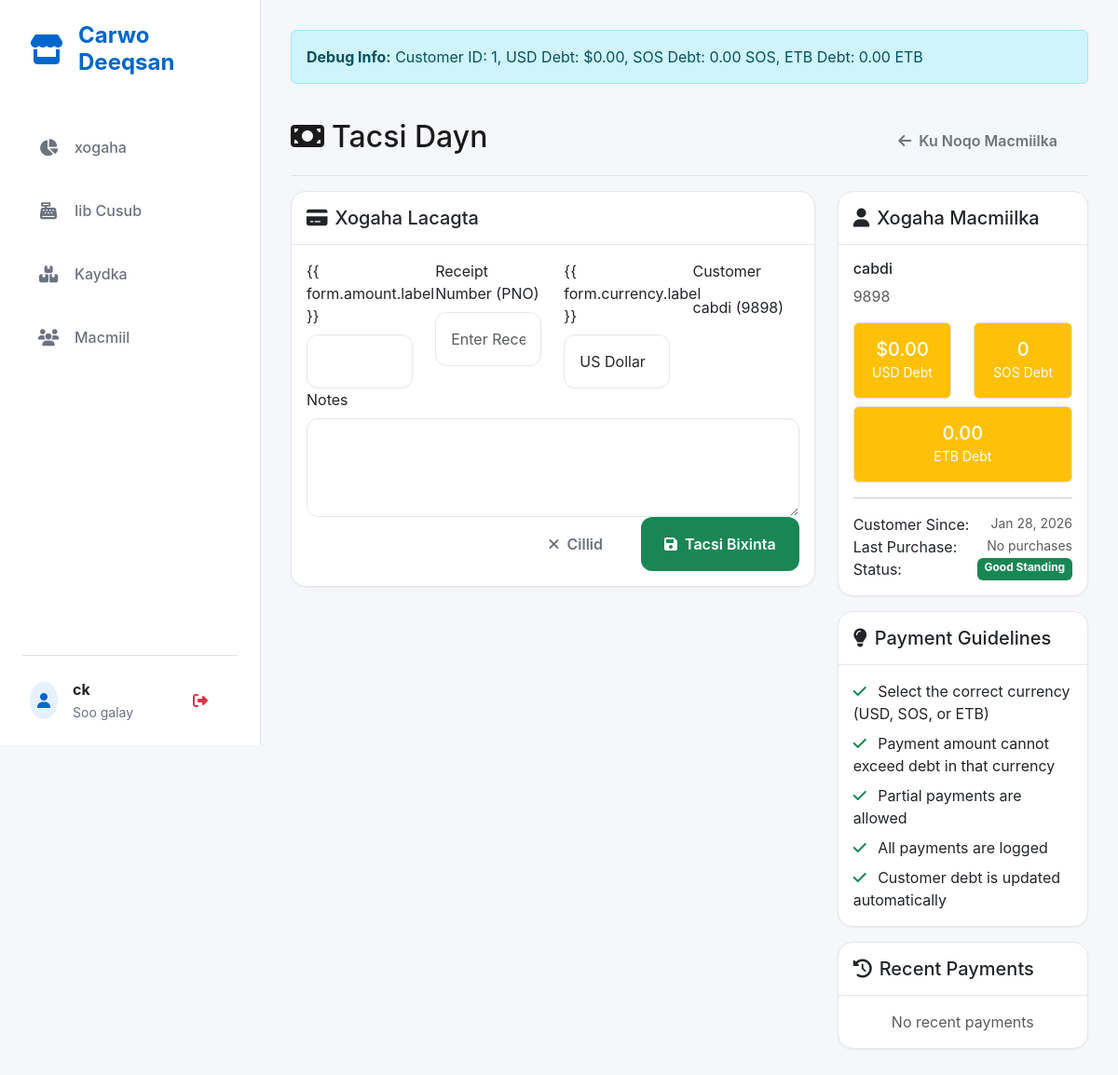
Page /customers/1/payment/ (signed in) on the earlier database version.
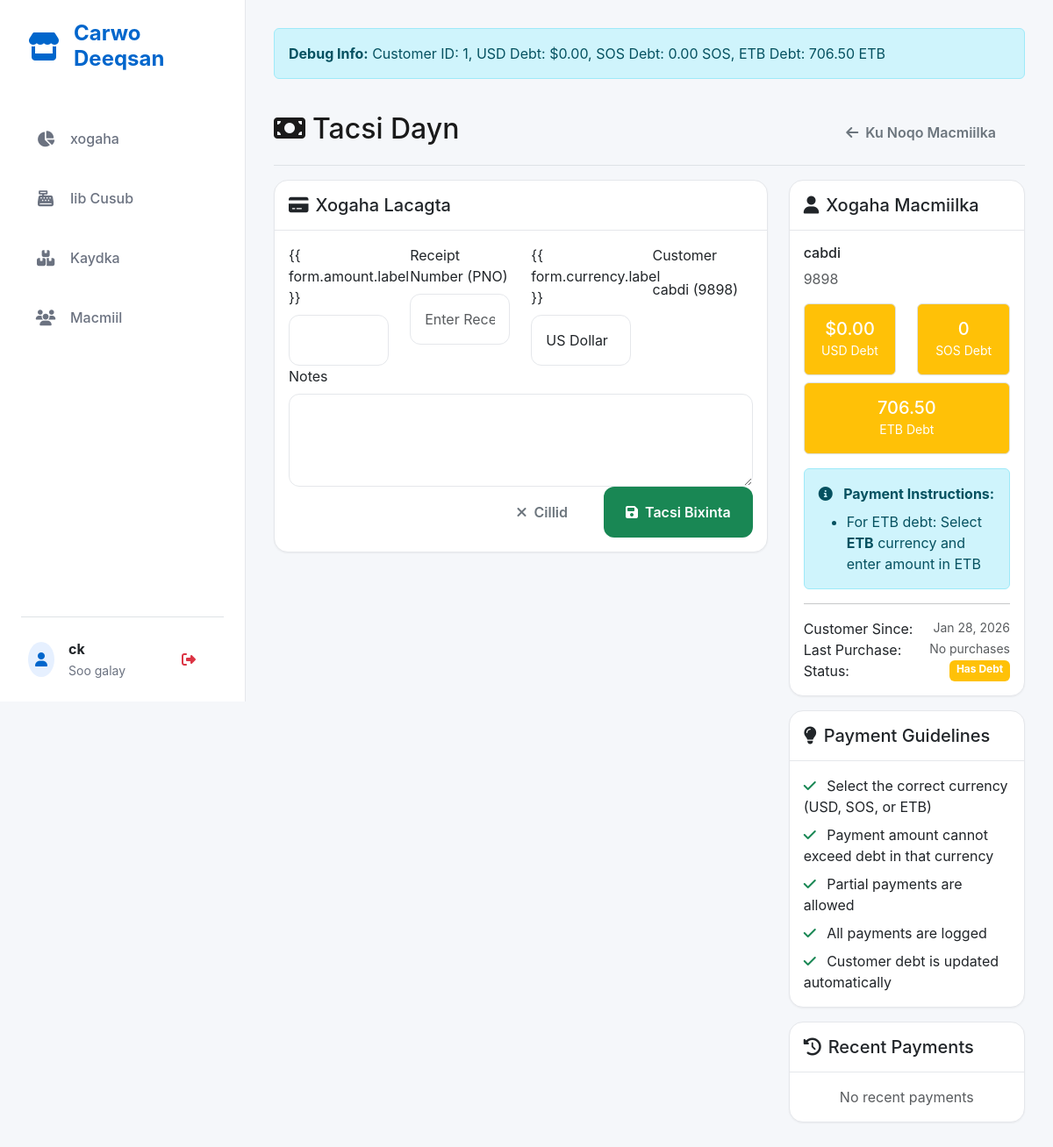
Same page on the later database version.
### core/models.py (models this page shows, shortened)
class Customer(models.Model):
    name = models.CharField(max_length=200, blank=True, null=True)
    phone = models.CharField(max_length=15, blank=True, null=True)
    pno = models.CharField(max_length=50, null=True, blank=True, verbose_name="Customer PNO")
    total_debt_usd = models.DecimalField(max_digits=10, decimal_places=2, default=0.00, help_text="Total debt in USD")
    total_debt_sos = models.DecimalField(max_digits=10, decimal_places=2, default=0.00, help_text="Total debt in SOS")
    total_debt_etb = models.DecimalField(max_digits=10, decimal_places=2, default=0.00, help_text="Total debt in ETB")
    date_created = models.DateTimeField(auto_now_add=True)
    last_purchase_date = models.DateTimeField(null=True, blank=True)
    is_active = models.BooleanField(default=True)
    class Meta:
        verbose_name = "Customer"
        verbose_name_plural = "Customers"

### core/views.py (the view)
# urls.py: path('customers/<int:customer_id>/payment/', views.record_debt_payment, name='record_debt_payment'),
@superuser_required
def record_debt_payment(request, customer_id):
    customer = get_object_or_404(Customer, id=customer_id)
    if request.method == 'POST':
        form = DebtPaymentForm(request.POST, customer=customer)
        if form.is_valid():
            payment = form.save(commit=False)
            payment.customer = customer
            payment.user = request.user
            currency = form.cleaned_data.get('currency', 'USD')
            original_amount = form.cleaned_data.get('amount')
            payment.amount = original_amount
            payment.original_currency = currency
            payment.original_amount = original_amount
            if currency == 'USD':
                customer_debt = customer.total_debt_usd
            elif currency == 'SOS':
                customer_debt = customer.total_debt_sos
            elif currency == 'ETB':
                customer_debt = customer.total_debt_etb
            else:
                customer_debt = Decimal('0.00')
            if payment.amount > customer_debt:
                messages.error(request, f'Payment amount ({payment.amount} {currency}) cannot exceed total debt ({customer_debt} {currency})')
                return redirect('core:record_debt_payment', customer_id=customer.id)
            with transaction.atomic():
                payment.save()
                old_debt = Decimal('0.00')
                if currency == 'USD':
                    old_debt = customer.total_debt_usd
                    customer.total_debt_usd -= payment.amount
                    if customer.total_debt_usd < 0:
                        customer.total_debt_usd = Decimal('0.00')
                elif currency == 'SOS':
                    old_debt = customer.total_debt_sos
                    customer.total_debt_sos -= payment.amount
                    if customer.total_debt_sos < 0:
                        customer.total_debt_sos = Decimal('0.00')
                elif currency == 'ETB':
                    old_debt = customer.total_debt_etb
                    customer.total_debt_etb -= payment.amount
                    if customer.total_debt_etb < 0:
                        customer.total_debt_etb = Decimal('0.00')
                customer.save()
                remaining_payment = payment.amount
                if currency == 'USD':
                    sales_model = SaleUSD
                elif currency == 'SOS':
                    sales_model = SaleSOS
                elif currency == 'ETB':
                    sales_model = SaleETB
                else:
                    sales_model = Sale
                if sales_model == Sale:
                    customer_sales_with_debt = sales_model.objects.filter(
                        customer=customer,
                        debt_amount__gt=0,
                        currency=currency
                    ).order_by('date_created')
                else:
                    customer_sales_with_debt = sales_model.objects.filter(
                        customer=customer,
                        debt_amount__gt=0
                    ).order_by('date_created')
                for sale in customer_sales_with_debt:
                    if remaining_payment <= 0:
                        break
                    if sale.debt_amount <= remaining_payment:
                        sale.amount_paid += sale.debt_amount
                        remaining_payment -= sale.debt_amount
                        sale.save()
                    else:
                        sale.amount_paid += remaining_payment
                        remaining_payment = Decimal('0.00')
                        sale.save()
                if currency == 'USD':
                    new_debt = customer.total_debt_usd
                elif currency == 'SOS':
                    new_debt = customer.total_debt_sos
                elif currency == 'ETB':
                    new_debt = customer.total_debt_etb
                else:
                    new_debt = Decimal('0.00')
                log_audit_action(
                    request.user, 'DEBT_PAID', 'Customer', customer.id,
                    f'Recorded payment of {payment.amount} {currency}. Debt reduced from {old_debt} to {new_debt} {currency}',
                    request.META.get('REMOTE_ADDR')
                )
                messages.success(request, f'Payment of {payment.amount} {currency} recorded successfully! Debt reduced to {new_debt} {currency}')
                return redirect('core:customer_detail', customer_id=customer.id)
    else:
        form = DebtPaymentForm(customer=customer)
    current_debt_usd = customer.total_debt_usd
    current_debt_sos = customer.total_debt_sos
    context = {
        'customer': customer,
        'form': form,
        'current_debt_usd': current_debt_usd,
        'current_debt_sos': current_debt_sos,
        'current_debt_etb': customer.total_debt_etb,
    }
    return render(request, 'core/record_debt_payment.html', context)

### core/forms.py (shortened to what this page needs)
class DebtPaymentForm(forms.ModelForm):
    CURRENCY_CHOICES = [
        ('USD', 'US Dollar'),
        ('SOS', 'Somaliland Shilling'),
        ('ETB', 'Ethiopian Birr'),
    ]
    currency = forms.ChoiceField(
        choices=CURRENCY_CHOICES,
        initial='USD',
        widget=forms.Select(attrs={'class': 'form-control'})
    )
    class Meta:
        model = DebtPayment
        fields = ['amount', 'pno', 'notes']  # Removed customer field since it's passed from view
        widgets = {
            'pno': forms.TextInput(attrs={'class': 'form-control', 'placeholder': 'Enter Receipt Number (PNO)'}),
            'notes': forms.Textarea(attrs={'rows': 3}),
        }
    def __init__(self, *args, **kwargs):
        self.customer = kwargs.pop('customer', None)
        super().__init__(*args, **kwargs)
        self.fields['amount'].widget.attrs.update({'class': 'form-control', 'step': '0.01', 'min': '0.01'})
        self.fields['notes'].widget.attrs.update({'class': 'form-control'})

### core/templates/core/record_debt_payment.html (shortened to what the changed rows need)
{% extends 'core/base.html' %}
{% block content %}
<div class="alert alert-info">
    <strong>Debug Info:</strong>
    Customer ID: {{ customer.id }},
    USD Debt: ${{ current_debt_usd|floatformat:2 }},
    SOS Debt: {{ current_debt_sos|floatformat:2 }} SOS,
    ETB Debt: {{ current_debt_etb|floatformat:2 }} ETB
</div>
<div class="d-flex justify-content-between flex-wrap flex-md-nowrap align-items-center pt-3 pb-2 mb-3 border-bottom">
    <h1 class="h2">
        <i class="fas fa-money-bill me-2"></i>Tacsi Dayn
    </h1>
    <div class="btn-toolbar mb-2 mb-md-0">
    </div>
</div>
<div class="row">
    <div class="col-lg-8">
        <div class="card">
            <div class="card-body">
                <form method="post">
                    <div class="row">
                        <div class="col-md-3">
                            <label class="form-label">Customer</label>
                            <div class="form-control-plaintext">{{ customer.name }} ({{ customer.phone }})</div>
                        </div>
                    </div>
                </form>
            </div>
        </div>
    </div>
    <div class="col-lg-4">
        <div class="card">
            <div class="card-body">
                <h6>{{ customer.name }}</h6>
                <p class="text-muted">{{ customer.phone }}</p>
                <div class="row text-center">
                    <div class="col-6">
                        <div class="border rounded p-3 bg-warning text-white">
                            <h5 class="mb-0">${{ current_debt_usd|floatformat:2 }}</h5>
                            <small>USD Debt</small>
                        </div>
                    </div>
                    <div class="col-6">
                        <div class="border rounded p-3 bg-warning text-white">
                            <h5 class="mb-0">{{ current_debt_sos|floatformat:0 }}</h5>
                            <small>SOS Debt</small>
                        </div>
                    </div>
                </div>
                <div class="row text-center mt-2">
                    <div class="col-12">
                        <div class="border rounded p-3 bg-warning text-white">
                            <h5 class="mb-0">{{ current_debt_etb|floatformat:2 }}</h5>
                            <small>ETB Debt</small>
                        </div>
                    </div>
                </div>
                {% if current_debt_usd > 0 or current_debt_sos > 0 or current_debt_etb > 0 %}
                <div class="alert alert-info mt-3">
                    <i class="fas fa-info-circle me-2"></i>
                    <strong>Payment Instructions:</strong>
                    <ul class="mb-0 mt-2">
                        {% if current_debt_etb > 0 %}
                        <li>For ETB debt: Select <strong>ETB</strong> currency and enter amount in ETB</li>
                        {% endif %}
                    </ul>
                </div>
                {% endif %}
                <hr>
                <div class="d-flex justify-content-between">
                    <span>Customer Since:</span>
                    <small class="text-muted">{{ customer.date_created|date:"M d, Y" }}</small>
                </div>
                <div class="d-flex justify-content-between">
                    <span>Last Purchase:</span>
                    <small class="text-muted">
                    </small>
                </div>
                <div class="d-flex justify-content-between">
                    <span>Status:</span>
                    {% if current_debt_usd > 0 or current_debt_sos > 0 or current_debt_etb > 0 %}
                    <span class="badge bg-warning">Has Debt</span>
                    {% else %}
                    <span class="badge bg-success">Good Standing</span>
                    {% endif %}
                </div>
            </div>
        </div>
    </div>
</div>
{% endblock %}

Differences in the rows shown:
changed Customer "cabdi": total_debt_etb "0.00" → "706.50"
Other differences:
text no longer shown: "Good Standing"
text now shown: "Payment Instructions: For ETB debt: Select ETB currency and enter amount in ETB Has Debt"
